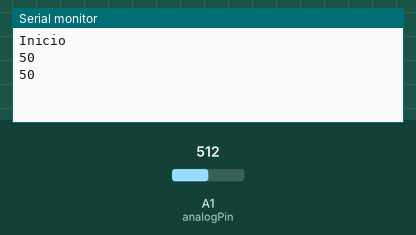
Bench run of a sketch on a simulated Arduino Uno, built with avr-gcc and run on an emulated ATmega328P. On the bench: the last lines printed to the serial monitor. Inputs (shaded band) come from the test bench; at power-on: A1 (analogPin) = 512.

Above: at 1.8 s.
1.9 s: A1 (analogPin) set to 716
At 2.7 s:
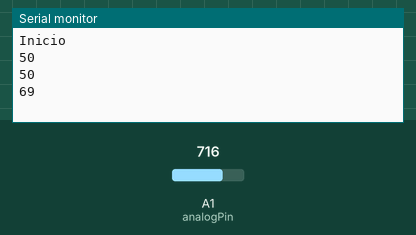
3.4 s: A1 (analogPin) set to 900
At 4.8 s:
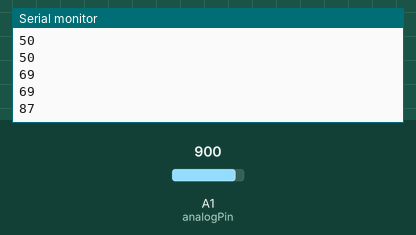
Timing chart, 0 to 6.4 s (numbered marks = the images above; inputs shaded):
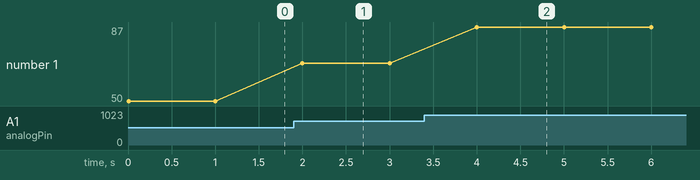

The sketch:

lectura_poteciometro100k.ino
```cpp
const int analogPin = A1;
int value;      //variable que almacena la lectura analógica raw
int position;   //posicion del potenciometro en tanto por ciento

void setup() {
    Serial.begin(9600);
    Serial.println("Inicio");
}


void loop() {
   value = analogRead(analogPin);          // realizar la lectura analógica raw
   position = map(value, 0, 1023, 0, 100);  // convertir a porcentaje

   Serial.println(position);

   //...hacer lo que se quiera, con el valor de posición medido

   delay(1000);
}
```

Measured:
- after the input at 1.9 s, the serial monitor: prints a new line after 0.10 s (image 1)
- after the input at 3.4 s, the serial monitor: prints a new line after 0.60 s (image 2)
- plotted number 1: 50 → 69 after the input at 1.9 s, 69 → 87 after the input at 3.4 s
